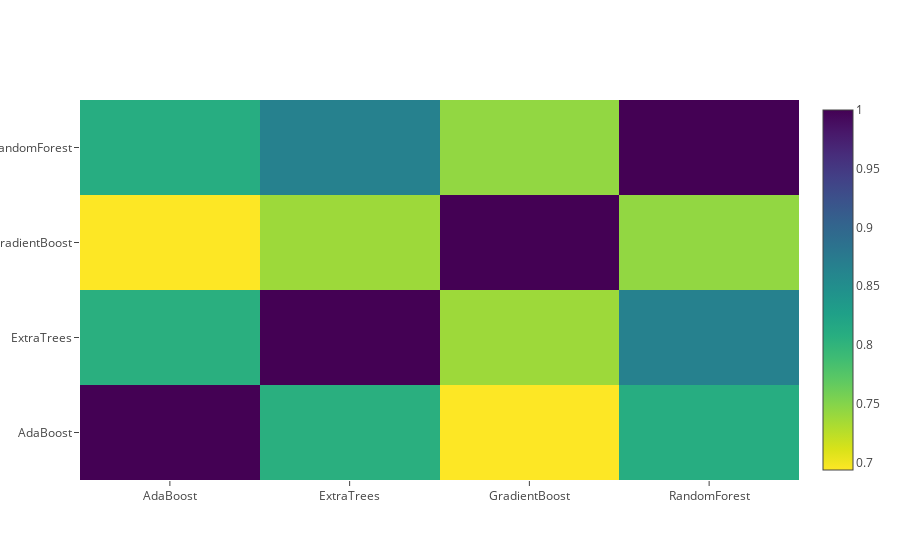

Notebook code cell kept with this figure:
### Code cell
# 第二级训练集的相关热图
# 已经有不少文章和竞赛获奖者的故事讲述了训练有素的模型的优点，这些模型相互之间更不相关，从而获得更好的分数。
data = [
    go.Heatmap(
        z= base_predictions_train.astype(float).corr().values ,
        x=base_predictions_train.columns.values,
        y= base_predictions_train.columns.values,
          colorscale='Viridis',
            showscale=True,
            reversescale = True
    )
]
py.iplot(data, filename='labelled-heatmap')

### Figure 1 — Plotly figure (JSON) as saved in the notebook; plotly's stock layout.template omitted (floating-point values rounded to 4 significant figures)
{"data": [{"colorscale": "Viridis", "reversescale": true, "showscale": true, "type": "heatmap", "x": ["AdaBoost", "ExtraTrees", "GradientBoost", "RandomForest"], "y": ["AdaBoost", "ExtraTrees", "GradientBoost", "RandomForest"], "z": [[1, 0.806, 0.6934, 0.8091], [0.806, 1, 0.738, 0.8664], [0.6934, 0.738, 1, 0.7433], [0.8091, 0.8664, 0.7433, 1]]}], "layout": {}}
